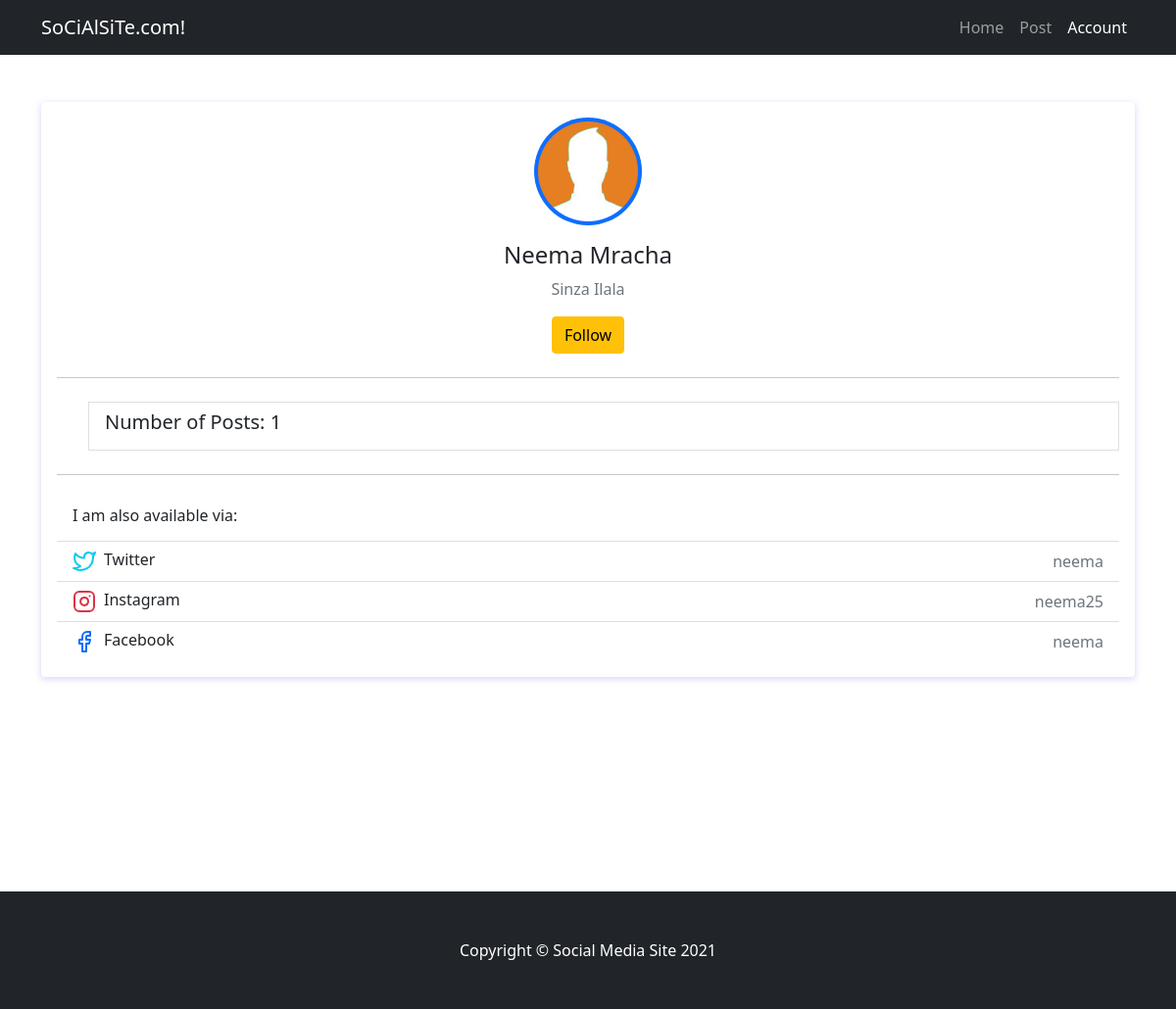
Screenshot of /views/others_user_account.php?user_id=3 (signed in) with the database file from the repository.
### tables this page shows
CREATE TABLE `User` (
  `id` int(11) NOT NULL,
  `first_name` varchar(50) NOT NULL,
  `last_name` varchar(50) NOT NULL,
  `username` varchar(50) DEFAULT NULL,
  `email` varchar(50) NOT NULL,
  `user_password` varchar(50) NOT NULL,
  `signup_date` DATETIME NOT NULL DEFAULT CURRENT_TIMESTAMP,
  `profile_picture` varchar(50) DEFAULT NULL,
  `number_of_posts` int(11) NOT NULL DEFAULT 0,
  `number_of_followers` int(11) NOT NULL DEFAULT 0,
  `number_of_likes` int(11) NOT NULL DEFAULT 0,
  `friends` int(11) NOT NULL DEFAULT 0,
  `twitter_username` varchar(50) DEFAULT NULL,
  `facebook_username` varchar(50) DEFAULT NULL,
  `instagram_username` varchar(50) DEFAULT NULL,
  `address` varchar(50) DEFAULT NULL,
  `phone_number` varchar(50) DEFAULT NULL,
  `is_active` tinyint(1) NOT NULL DEFAULT 1
);

### views/others_user_account.php (the view, shortened to what this page needs)
<html lang="en">
    <head>
        <link href="../assets/css/post_styles.css" rel="stylesheet" />
        <link href="../assets/css/user_account_styles.css" rel="stylesheet" />
    </head>
    <body>
        <nav class="navbar navbar-expand-lg navbar-dark bg-dark">
            <div class="container">
                <a class="navbar-brand" href="../index.php">SoCiAlSiTe.com!</a>
                <div class="collapse navbar-collapse" id="navbarSupportedContent">
                    <ul class="navbar-nav ms-auto mb-2 mb-lg-0">
                        <li class="nav-item"><a class="nav-link" href="../index.php">Home</a></li>
                        <li class="nav-item"><a class="nav-link" href="create_post.php">Post</a></li>
                        <li class="nav-item"><a class="nav-link active" aria-current="page" href="user_account.php">Account</a></li>
                    </ul>
                </div>
            </div>
        </nav>
    <div class="container mt-5">
    <?php if(isset($_GET['user_id'])): ?>
		<div class="main-body">
			<div class="row">
				<div class="col-lg-12">
                <?php
                    $user_id = $_GET['user_id'];
                    $mysqli = new mysqli("localhost", "root", "Root*123", "social") or die(mysqli_error($mysqli));
                    $result = $mysqli->query("SELECT * FROM User WHERE id=$user_id") or die($mysqli->error);
                ?>
                    <?php while($row = $result->fetch_assoc()):?>
					<div class="card">
						<div class="card-body">
							<div class="d-flex flex-column align-items-center text-center">
								<img src="../assets/images/profile_pics/defaults/head_carrot.png" alt="Admin" class="rounded-circle p-1 bg-primary" width="110">
								<div class="mt-3">
									<?php if($row['first_name'] || $row['last_name']):?>
									<h4><?php echo $row['first_name']. ' ' . $row['last_name']?></h4>
									<?php endif; ?>
									<p class="text-muted font-size-sm"><?php if($row['address']){echo $row['address'];}?></p>
									<button type="button" class="btn btn-warning" data-toggle="modal" data-target="#deactivate_account_modal">
									Follow
									</button>
								</div>
							</div>
							<hr class="my-4">
							<ul>
							<li class="list-group-item d-flex justify-content-between align-items-center flex-wrap">
								<h5 class="mb-2">Number of Posts: <?php if($row['number_of_posts']){echo $row['number_of_posts'];}else{echo 0;}?></h6>
							</li>
							</ul>
							<hr class="my-4">
							<ul class="list-group list-group-flush">
								<li class="list-group-item d-flex justify-content-between align-items-center flex-wrap">
									<h6 class="mb-2">I am also available via:</h6>
								</li>
								<li class="list-group-item d-flex justify-content-between align-items-center flex-wrap">
									<h6 class="mb-0">Twitter</h6>
									<span class="text-secondary"><?php if(isset($row['twitter_username'])){ echo $row['twitter_username'];}?></span>
								</li>
								<li class="list-group-item d-flex justify-content-between align-items-center flex-wrap">
									<h6 class="mb-0">Instagram</h6>
									<span class="text-secondary"><?php if(isset($row['instagram_username'])){ echo $row['instagram_username'];}?></span>
								</li>
								<li class="list-group-item d-flex justify-content-between align-items-center flex-wrap">
									<h6 class="mb-0">Facebook</h6>
									<span class="text-secondary"><?php if(isset($row['facebook_username'])){ echo $row['facebook_username'];}?></span>
								</li>
							</ul>
						</div>
					</div>
                    <?php endwhile ?>
				</div>
			</div>
		</div>
    <?php endif ?>
	</div>
        <footer class="py-5 bg-dark" style="margin-top:195px;">
            <div class="container"><p class="m-0 text-center text-white">Copyright &copy; Social Media Site 2021</p></div>
        </footer>
    </body>
</html>

### assets/css/user_account_styles.css (style rules this page uses)
.card { position: relative; display: flex; flex-direction: column; min-width: 0; word-wrap: break-word; background-color: #fff; background-clip: border-box; border: 0 solid transparent; border-radius: .25rem; margin-bottom: 1.5rem; box-shadow: 0 2px 6px 0 rgb(218 218 253 / 65%), 0 2px 6px 0 rgb(206 206 238 / 54%); }
.me-2 { margin-right: .5rem!important; }

### rows the page displays
user: first_name "Neema", last_name "Mracha", address "Sinza Ilala", number_of_posts "1", twitter_username "neema", instagram_username "neema25", facebook_username "neema"
